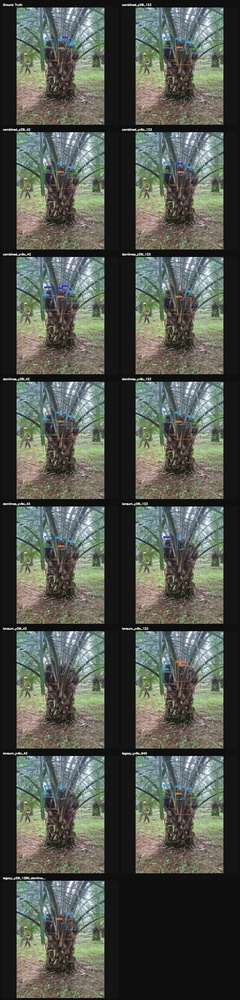
#> input picture Test/compare_same_test/canvases/canvas_01_DAMIMAS_A21B_0551_3.jpg, 240 x 1000 px, shrunk from 1476 x 6140 before the run; its folder holds 4 pictures in this run
$ python recanvas_2col.py
#> lines starting #> are read from the running program, lines starting #| are printed output that depends on the picture
"""Re-arrange 5x3 canvases (15 cells) into 2-column layout by cropping cells."""
from PIL import Image, ImageDraw, ImageFont
from pathlib import Path
import glob

BASE = Path(__file__).resolve().parent.parent  # Test/
CANVAS_DIR = BASE / "compare_same_test" / "canvases"
OUT_DIR = BASE / "compare_same_test" / "canvases_2col"
OUT_DIR.mkdir(parents=True, exist_ok=True)

# Also re-do master_canvas
MASTER = BASE / "compare_same_test" / "master_canvas.jpg"

ORIG_COLS = 5
ORIG_ROWS = 3
NEW_COLS = 2

# Labels in order (5x3 grid, left-to-right top-to-bottom)
LABELS = [
    "Ground Truth",
    "combined_y26l_123", "combined_y26l_42", "combined_yv9c_123", "combined_yv9c_42",
    "damimas_y26l_123", "damimas_y26l_42", "damimas_yv9c_123", "damimas_yv9c_42",
    "lonsum_y26l_123", "lonsum_y26l_42", "lonsum_yv9c_123", "lonsum_yv9c_42",
    "legacy_yv9c_640", "legacy_y26l_1280_damimas",
]

PAD = 4
LABEL_H = 36


def try_font(size=24):
#> called with size = 24
    for name in ["arial.ttf", "Arial.ttf", "DejaVuSans.ttf"]:
        try:
            return ImageFont.truetype(name, size)
        except (OSError, IOError):
            continue
    return ImageFont.load_default()


def extract_cells(img):
    """Extract individual cells from a 5x3 grid image."""
    w, h = img.size
    # The canvas has labels on top of each cell, estimate cell dimensions
    cell_w = w // ORIG_COLS
    cell_h = h // ORIG_ROWS

    cells = []
    for row in range(ORIG_ROWS):
        for col in range(ORIG_COLS):
            x1 = col * cell_w
            y1 = row * cell_h
            x2 = x1 + cell_w
            y2 = y1 + cell_h
            cell = img.crop((x1, y1, x2, y2))
            cells.append(cell)
    return cells, cell_w, cell_h


def build_2col(cells, cell_w, cell_h, font):
    """Build a 2-column grid from extracted cells with new labels."""
    n = len(cells)
    rows = (n + NEW_COLS - 1) // NEW_COLS

    new_cell_h = cell_h  # keep original cell height (already includes label)
    grid_w = NEW_COLS * cell_w + (NEW_COLS - 1) * PAD
    grid_h = rows * new_cell_h + (rows - 1) * PAD

    canvas = Image.new("RGB", (grid_w, grid_h), (0, 0, 0))

    for i, cell in enumerate(cells):
        col = i % NEW_COLS
        row = i // NEW_COLS
        x = col * (cell_w + PAD)
        y = row * (new_cell_h + PAD)
        canvas.paste(cell, (x, y))

    return canvas


def process_canvas(path, font):
    img = Image.open(path).convert("RGB")
    cells, cw, ch = extract_cells(img)
    result = build_2col(cells, cw, ch, font)
    out_path = OUT_DIR / path.name
    result.save(out_path, quality=92)
    print(f"  {path.name} -> {result.size[0]}x{result.size[1]}")


if __name__ == "__main__":
    font = try_font()

    # Process individual canvases
    canvases = sorted(CANVAS_DIR.glob("canvas_*.jpg"))
    print(f"Found {len(canvases)} canvases")
    for c in canvases:
        process_canvas(c, font)
#> in process_canvas, img is the input picture: PIL image 240x1000 RGB; mean R, G, B 82.5, 86.4, 78.5
#> after the loop in extract_cells, `for row in range(ORIG_ROWS):`: cells = 15 items
#> in process_canvas, `cells, cw, ch = extract_cells(img)`: cw = 48; ch = 333
#> in build_2col, `n = len(cells)`: n = 15
#> in build_2col, `rows = (n + NEW_COLS - 1) // NEW_COLS`: rows = 8
#> in build_2col, `new_cell_h = cell_h`: new_cell_h = 333
#> in build_2col, `grid_w = NEW_COLS * cell_w + (NEW_COLS - 1) * PAD`: grid_w = 100
#> in build_2col, `grid_h = rows * new_cell_h + (rows - 1) * PAD`: grid_h = 2692
#> in build_2col, `canvas = Image.new("RGB", (grid_w, grid_h), (0, 0, 0))`: canvas: PIL image 100x2692 RGB; every value is 0
#> the loop in build_2col, `for i, cell in enumerate(cells):` made 15 passes
#> (col, row, x, y) on passes 1 to 12: (0, 0, 0, 0), (1, 0, 52, 0), (0, 1, 0, 337), (1, 1, 52, 337), (0, 2, 0, 674), (1, 2, 52, 674), (0, 3, 0, 1011), (1, 3, 52, 1011), (0, 4, 0, 1348), (1, 4, 52, 1348), (0, 5, 0, 1685), (1, 5, 52, 1685)
#> after the loop in build_2col, `for i, cell in enumerate(cells):`:
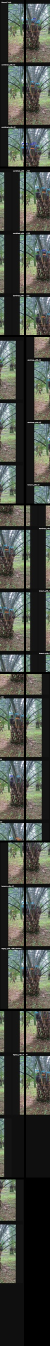
#> canvas: PIL image 100x2692 RGB (shown at 1/2 size); mean R, G, B 73.5, 77, 69.9
#|   canvas_01_DAMIMAS_A21B_0551_3.jpg -> 100x2692
#> pass 2 of the loop `for c in canvases:`:
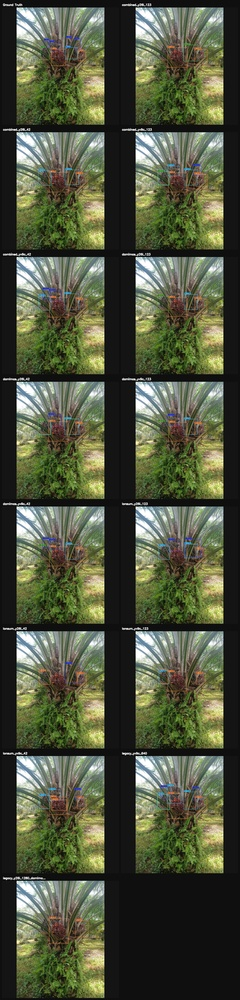
#> input picture Test/compare_same_test/canvases/canvas_02_DAMIMAS_A21B_0490_4.jpg, 240 x 1000 px, shrunk from 1476 x 6140 before the run
#> in process_canvas, img is the input picture: PIL image 240x1000 RGB; mean R, G, B 79.5, 84.5, 62.5
#> the loop in build_2col (call 2), `for i, cell in enumerate(cells):` made 15 passes
#> after the loop in build_2col (call 2), `for i, cell in enumerate(cells):`:
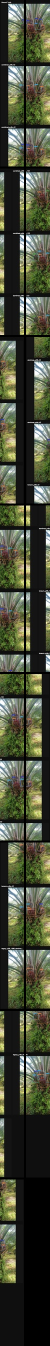
#> canvas: PIL image 100x2692 RGB (shown at 1/2 size); mean R, G, B 70.8, 75.3, 55.7
#|   canvas_02_DAMIMAS_A21B_0490_4.jpg -> 100x2692
#> pass 3 of the loop `for c in canvases:`:
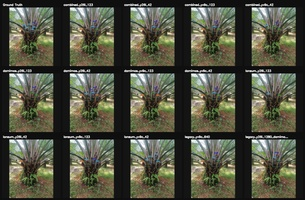
#> input picture Test/compare_same_test/canvases/canvas_03_DAMIMAS_A21B_0497_4.jpg, 305 x 200 px, shrunk from 1872 x 1230 before the run
#> in process_canvas, img is the input picture: PIL image 305x200 RGB; mean R, G, B 80.1, 81, 65.3
#> cw = 61; ch = 66
#> grid_w = 126
#> grid_h = 556
#> the loop in build_2col (call 3), `for i, cell in enumerate(cells):` made 15 passes
#> (col, row, x, y) on passes 1 to 8: (0, 0, 0, 0), (1, 0, 65, 0), (0, 1, 0, 70), (1, 1, 65, 70), (0, 2, 0, 140), (1, 2, 65, 140), (0, 3, 0, 210), (1, 3, 65, 210)
#> after the loop in build_2col (call 3), `for i, cell in enumerate(cells):`:
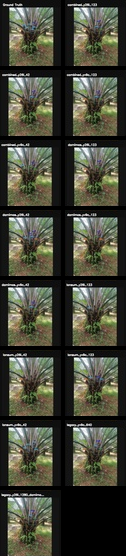
#> canvas: PIL image 126x556 RGB; mean R, G, B 69.5, 70.4, 56.8
#|   canvas_03_DAMIMAS_A21B_0497_4.jpg -> 126x556
#> the loop made 4 passes; the first 3 are shown

    # Process master canvas too
    if MASTER.exists():
        img = Image.open(MASTER).convert("RGB")
        # Master canvas is 8 rows of 5x3 grids stacked vertically
        # Each sub-grid is for one test image
        w, h = img.size
        sub_h = h // 8  # 8 test images
        print(f"\nMaster canvas: {w}x{h}, sub_h={sub_h}")

        all_subs = []
        for i in range(8):
            sub = img.crop((0, i * sub_h, w, (i + 1) * sub_h))
            cells, cw, ch = extract_cells(sub)
            result = build_2col(cells, cw, ch, font)
            all_subs.append(result)

        # Stack all sub-canvases vertically
        total_w = max(s.size[0] for s in all_subs)
        total_h = sum(s.size[1] for s in all_subs) + (len(all_subs) - 1) * 8
        master_out = Image.new("RGB", (total_w, total_h), (0, 0, 0))
        y_off = 0
        for s in all_subs:
            master_out.paste(s, (0, y_off))
            y_off += s.size[1] + 8

        out_path = OUT_DIR / "master_canvas_2col.jpg"
        master_out.save(out_path, quality=92)
        print(f"  master -> {total_w}x{total_h}")

    print("\nDone!")
